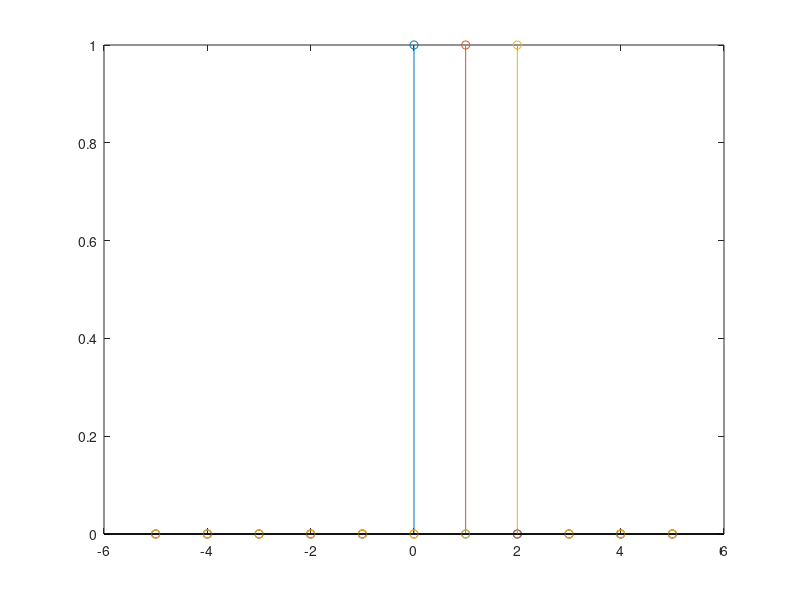

Write the MATLAB code that produced this figure.
clc;
clear;
X1=[-5:1:5];
y1=[zeros(1,6) 1 zeros(1,4)];
y2=[zeros(1,7) 1 zeros(1,3)];
y3=[zeros(1,5) 1 zeros(1,5)];
grid on;
stem(X1,y3);
hold on;
stem(X1,y1);
stem(X1,y2);